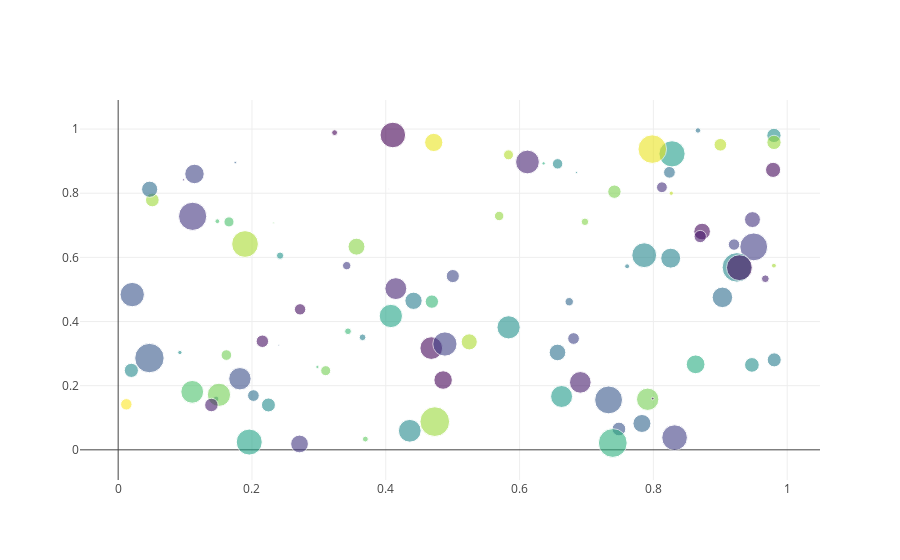

The code cell stored with this chart in its notebook:
### Code cell
N = 100
x = np.random.rand(N)
y = np.random.rand(N)
colors = np.random.rand(N)
sz = np.random.rand(N)*30

fig = go.Figure()
fig.add_scatter(x=x,
                y=y,
                mode='markers',
                marker={'size': sz,
                        'color': colors,
                        'opacity': 0.6,
                        'colorscale': 'Viridis'
                       });
iplot(fig)
